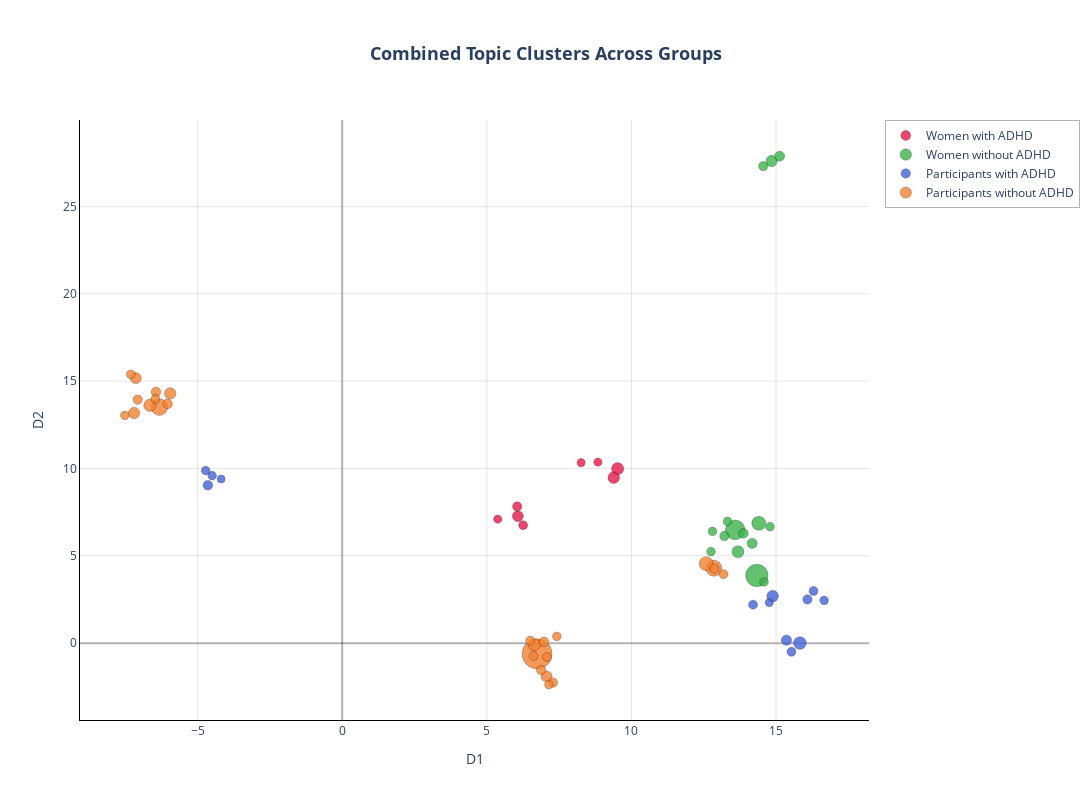

This figure's notebook cell:
### Code cell
# Extract representations using existing UMAP
print("🔄 Extracting topic representations from existing UMAP...")
all_representations = {}

for group_name, model in models.items():
    config = groups_config[group_name]
    print(f"\n🔍 Processing {config['display_name']} ({group_name})...")
    repr_data = extract_topic_representations(model, group_name)
    if repr_data is not None:
        all_representations[group_name] = repr_data
        print(f"  ✅ {config['display_name']}: {len(repr_data['topic_ids'])} topics")
    else:
        print(f"  ❌ Failed to extract representations for {config['display_name']}")

print(f"\n📈 Successfully extracted representations from {len(all_representations)} groups")

# Create visualization
print("🎨 Displaying Combined Topic Clusters with Descriptive Labels:")
fig_combined = create_combined_visualization_from_umap(all_representations, groups_config)
display(fig_combined)

### Figure 1 — Plotly figure (JSON) as saved in the notebook; plotly's stock layout.template omitted (floating-point values rounded to 4 significant figures)
{"data": [{"hovertemplate": "%{text}<extra></extra>", "marker": {"color": "#e6194b", "line": {"color": "rgba(0,0,0,0.3)", "width": 1}, "opacity": 0.8, "size": [12.33, 11.67, 11, 9.333, 9, 8.333, 8.333, 8.333], "sizemode": "diameter", "symbol": "circle"}, "mode": "markers", "name": "Women with ADHD", "showlegend": true, "text": ["<b>Women with ADHD</b><br>Group: Female_ADHD<br>Topic 0<br>Label: Student Life and Identity Struggles<br><b>Documents: 15</b><br>Position: (9.52, 9.98)", "<b>Women with ADHD</b><br>Group: Female_ADHD<br>Topic 1<br>Label: Daily Life and Personal Experiences<br><b>Documents: 13</b><br>Position: (9.39, 9.47)", "<b>Women with ADHD</b><br>Group: Female_ADHD<br>Topic 2<br>Label: Neurodiversity and Social Inclusion<br><b>Documents: 11</b><br>Position: (6.07, 7.27)", "<b>Women with ADHD</b><br>Group: Female_ADHD<br>Topic 3<br>Label: Traumatic Childhood and Family Memories<br><b>Documents: 6</b><br>Position: (6.05, 7.82)", "<b>Women with ADHD</b><br>Group: Female_ADHD<br>Topic 4<br>Label: Mental and Physical Health Interplay<br><b>Documents: 5</b><br>Position: (6.26, 6.75)", "<b>Women with ADHD</b><br>Group: Female_ADHD<br>Topic 5<br>Label: Fantasy Worlds and Creativity<br><b>Documents: 3</b><br>Position: (8.26, 10.33)", "<b>Women with ADHD</b><br>Group: Female_ADHD<br>Topic 6<br>Label: Animal Welfare and Society<br><b>Documents: 3</b><br>Position: (5.38, 7.10)", "<b>Women with ADHD</b><br>Group: Female_ADHD<br>Topic 7<br>Label: Diverse Personal Interests and Learning<br><b>Documents: 3</b><br>Position: (8.84, 10.36)"], "type": "scatter", "x": [9.522, 9.388, 6.073, 6.051, 6.256, 8.26, 5.378, 8.841], "y": [9.983, 9.471, 7.27, 7.821, 6.752, 10.33, 7.098, 10.36]}, {"hovertemplate": "%{text}<extra></extra>", "marker": {"color": "#3cb44b", "line": {"color": "rgba(0,0,0,0.3)", "width": 1}, "opacity": 0.8, "size": [22.33, 19.67, 14, 12, 11.33, 10, 10, 9.667, 9.333, 9.333, 8.667, 8.667, 8.667, 8.667, 8.667], "sizemode": "diameter", "symbol": "circle"}, "mode": "markers", "name": "Women without ADHD", "showlegend": true, "text": ["<b>Women without ADHD</b><br>Group: Female_noADHD<br>Topic 0<br>Label: Daily Life and Emotional Struggles<br><b>Documents: 45</b><br>Position: (14.33, 3.87)", "<b>Women without ADHD</b><br>Group: Female_noADHD<br>Topic 1<br>Label: Personal Reflection and Social Concerns<br><b>Documents: 37</b><br>Position: (13.59, 6.48)", "<b>Women without ADHD</b><br>Group: Female_noADHD<br>Topic 2<br>Label: Personal Childhood Memory Reflections<br><b>Documents: 20</b><br>Position: (14.40, 6.86)", "<b>Women without ADHD</b><br>Group: Female_noADHD<br>Topic 3<br>Label: Impact of Fiction on Identity<br><b>Documents: 14</b><br>Position: (13.68, 5.23)", "<b>Women without ADHD</b><br>Group: Female_noADHD<br>Topic 4<br>Label: Relaxing Personal Leisure Activities<br><b>Documents: 12</b><br>Position: (14.85, 27.60)", "<b>Women without ADHD</b><br>Group: Female_noADHD<br>Topic 5<br>Label: Personal Connection to Music<br><b>Documents: 8</b><br>Position: (14.17, 5.71)", "<b>Women without ADHD</b><br>Group: Female_noADHD<br>Topic 6<br>Label: Experiencing New Cultures and Nature<br><b>Documents: 8</b><br>Position: (15.12, 27.87)", "<b>Women without ADHD</b><br>Group: Female_noADHD<br>Topic 7<br>Label: Reluctance or Inability to Answer<br><b>Documents: 7</b><br>Position: (13.87, 6.28)", "<b>Women without ADHD</b><br>Group: Female_noADHD<br>Topic 8<br>Label: Personal Growth and Self-Discovery<br><b>Documents: 6</b><br>Position: (13.21, 6.13)", "<b>Women without ADHD</b><br>Group: Female_noADHD<br>Topic 9<br>Label: Personal Creative Expression and Design<br><b>Documents: 6</b><br>Position: (14.56, 27.31)", "<b>Women without ADHD</b><br>Group: Female_noADHD<br>Topic 10<br>Label: Language and Human Communication<br><b>Documents: 4</b><br>Position: (12.80, 6.40)", "<b>Women without ADHD</b><br>Group: Female_noADHD<br>Topic 11<br>Label: Theater Memories and Emotions<br><b>Documents: 4</b><br>Position: (13.32, 6.97)", "<b>Women without ADHD</b><br>Group: Female_noADHD<br>Topic 12<br>Label: Philosophy, Politics, and Spirituality<br><b>Documents: 4</b><br>Position: (12.75, 5.24)", "<b>Women without ADHD</b><br>Group: Female_noADHD<br>Topic 13<br>Label: Overcoming Self-Doubt in Education<br><b>Documents: 4</b><br>Position: (14.58, 3.50)", "<b>Women without ADHD</b><br>Group: Female_noADHD<br>Topic 14<br>Label: Friendship, Betrayal, and Emotional Impact<br><b>Documents: 4</b><br>Position: (14.79, 6.67)"], "type": "scatter", "x": [14.33, 13.59, 14.4, 13.68, 14.85, 14.17, 15.12, 13.87, 13.21, 14.56, 12.8, 13.32, 12.75, 14.58, 14.79], "y": [3.874, 6.482, 6.861, 5.229, 27.6, 5.711, 27.87, 6.284, 6.133, 27.31, 6.403, 6.969, 5.243, 3.501, 6.667]}, {"hovertemplate": "%{text}<extra></extra>", "marker": {"color": "#4363d8", "line": {"color": "rgba(0,0,0,0.3)", "width": 1}, "opacity": 0.8, "size": [12.67, 11.67, 10.33, 9.667, 9.333, 9, 9, 9, 8.667, 8.667, 8.667, 8.333, 8], "sizemode": "diameter", "symbol": "circle"}, "mode": "markers", "name": "Participants with ADHD", "showlegend": true, "text": ["<b>Participants with ADHD</b><br>Group: ADHD<br>Topic 0<br>Label: Daily Life and Routines<br><b>Documents: 16</b><br>Position: (15.82, 0.01)", "<b>Participants with ADHD</b><br>Group: ADHD<br>Topic 1<br>Label: Academic Stress and Overwhelm<br><b>Documents: 13</b><br>Position: (14.88, 2.69)", "<b>Participants with ADHD</b><br>Group: ADHD<br>Topic 2<br>Label: Childhood Trauma and Family Guilt<br><b>Documents: 9</b><br>Position: (15.36, 0.17)", "<b>Participants with ADHD</b><br>Group: ADHD<br>Topic 3<br>Label: ADHD Diagnosis and Daily Challenges<br><b>Documents: 7</b><br>Position: (-4.64, 9.04)", "<b>Participants with ADHD</b><br>Group: ADHD<br>Topic 4<br>Label: Human Creativity and Complex Interests<br><b>Documents: 6</b><br>Position: (16.08, 2.50)", "<b>Participants with ADHD</b><br>Group: ADHD<br>Topic 5<br>Label: Broad Curiosity and Human Health<br><b>Documents: 5</b><br>Position: (16.29, 2.99)", "<b>Participants with ADHD</b><br>Group: ADHD<br>Topic 6<br>Label: Thrill, Adrenaline, and Self-Discovery<br><b>Documents: 5</b><br>Position: (15.53, -0.49)", "<b>Participants with ADHD</b><br>Group: ADHD<br>Topic 7<br>Label: Activities for Relaxation and Focus<br><b>Documents: 5</b><br>Position: (14.20, 2.20)", "<b>Participants with ADHD</b><br>Group: ADHD<br>Topic 8<br>Label: Human Psychology and Wellbeing<br><b>Documents: 4</b><br>Position: (-4.72, 9.88)", "<b>Participants with ADHD</b><br>Group: ADHD<br>Topic 9<br>Label: Human-Animal Relationships and Welfare<br><b>Documents: 4</b><br>Position: (16.66, 2.45)", "<b>Participants with ADHD</b><br>Group: ADHD<br>Topic 10<br>Label: Neurodiversity and Social Inclusion<br><b>Documents: 4</b><br>Position: (-4.50, 9.59)", "<b>Participants with ADHD</b><br>Group: ADHD<br>Topic 11<br>Label: Escapism Through Literature and Imagination<br><b>Documents: 3</b><br>Position: (14.76, 2.32)", "<b>Participants with ADHD</b><br>Group: ADHD<br>Topic 12<br>Label: Self-Esteem and Social Anxiety<br><b>Documents: 2</b><br>Position: (-4.19, 9.40)"], "type": "scatter", "x": [15.82, 14.88, 15.36, -4.645, 16.08, 16.29, 15.53, 14.2, -4.719, 16.66, -4.497, 14.76, -4.185], "y": [0.008357, 2.693, 0.1717, 9.04, 2.499, 2.988, -0.4946, 2.202, 9.88, 2.45, 9.589, 2.321, 9.398]}, {"hovertemplate": "%{text}<extra></extra>", "marker": {"color": "#f58231", "line": {"color": "rgba(0,0,0,0.3)", "width": 1}, "opacity": 0.8, "size": [30, 16.67, 16, 14, 12.33, 12.33, 11.33, 11.33, 11, 11, 9.667, 9.667, 9.667, 9.333, 9.333, 9.333, 9.333, 9, 9, 9, 9, 9, 9, 8.667, 8.667, 8.667], "sizemode": "diameter", "symbol": "circle"}, "mode": "markers", "name": "Participants without ADHD", "showlegend": true, "text": ["<b>Participants without ADHD</b><br>Group: noADHD<br>Topic 0<br>Label: Daily Routines and Emotional Challenges<br><b>Documents: 68</b><br>Position: (6.74, -0.61)", "<b>Participants without ADHD</b><br>Group: noADHD<br>Topic 1<br>Label: Sports and Gaming Enthusiasm<br><b>Documents: 28</b><br>Position: (-6.32, 13.51)", "<b>Participants without ADHD</b><br>Group: noADHD<br>Topic 2<br>Label: Personal Relationships and Self-Reflection<br><b>Documents: 26</b><br>Position: (12.85, 4.29)", "<b>Participants without ADHD</b><br>Group: noADHD<br>Topic 3<br>Label: Childhood Memories and Grandparents<br><b>Documents: 20</b><br>Position: (12.58, 4.55)", "<b>Participants without ADHD</b><br>Group: noADHD<br>Topic 4<br>Label: Personal Reflection on Daily Events<br><b>Documents: 15</b><br>Position: (6.64, -0.08)", "<b>Participants without ADHD</b><br>Group: noADHD<br>Topic 5<br>Label: Personal Experience with Music<br><b>Documents: 15</b><br>Position: (-6.65, 13.62)", "<b>Participants without ADHD</b><br>Group: noADHD<br>Topic 6<br>Label: Political and Scientific Perspectives<br><b>Documents: 12</b><br>Position: (-5.94, 14.30)", "<b>Participants without ADHD</b><br>Group: noADHD<br>Topic 7<br>Label: Solitude and Nature for Wellbeing<br><b>Documents: 12</b><br>Position: (-7.19, 13.18)", "<b>Participants without ADHD</b><br>Group: noADHD<br>Topic 8<br>Label: No Answer or Uncertain Responses<br><b>Documents: 11</b><br>Position: (7.07, -1.91)", "<b>Participants without ADHD</b><br>Group: noADHD<br>Topic 9<br>Label: Passion for Reading Fiction<br><b>Documents: 11</b><br>Position: (-7.13, 15.17)", "<b>Participants without ADHD</b><br>Group: noADHD<br>Topic 10<br>Label: Personal Joys and Pleasures<br><b>Documents: 7</b><br>Position: (-6.04, 13.70)", "<b>Participants without ADHD</b><br>Group: noADHD<br>Topic 11<br>Label: Creative Expression in Visual Arts<br><b>Documents: 7</b><br>Position: (-6.44, 14.38)", "<b>Participants without ADHD</b><br>Group: noADHD<br>Topic 12<br>Label: Political Anxiety and Gender Equality<br><b>Documents: 7</b><br>Position: (6.97, 0.08)", "<b>Participants without ADHD</b><br>Group: noADHD<br>Topic 13<br>Label: Immersive Fantasy and Animal Interests<br><b>Documents: 6</b><br>Position: (-7.07, 13.94)", "<b>Participants without ADHD</b><br>Group: noADHD<br>Topic 14<br>Label: Procrastination and Writing Struggles<br><b>Documents: 6</b><br>Position: (6.88, -1.54)", "<b>Participants without ADHD</b><br>Group: noADHD<br>Topic 15<br>Label: Mental Health Diagnosis and Medication<br><b>Documents: 6</b><br>Position: (12.87, 4.27)", "<b>Participants without ADHD</b><br>Group: noADHD<br>Topic 16<br>Label: Becoming a Firefighter Commander<br><b>Documents: 6</b><br>Position: (7.29, -2.26)", "<b>Participants without ADHD</b><br>Group: noADHD<br>Topic 17<br>Label: Emotional Impact of Visual Storytelling<br><b>Documents: 5</b><br>Position: (-7.31, 15.38)", "<b>Participants without ADHD</b><br>Group: noADHD<br>Topic 18<br>Label: Fear of Life Transitions<br><b>Documents: 5</b><br>Position: (7.08, -0.79)", "<b>Participants without ADHD</b><br>Group: noADHD<br>Topic 19<br>Label: Personal Reflections and Relationships<br><b>Documents: 5</b><br>Position: (6.62, -0.74)", "<b>Participants without ADHD</b><br>Group: noADHD<br>Topic 20<br>Label: Manual and Creative Hobbies<br><b>Documents: 5</b><br>Position: (-6.46, 13.98)", "<b>Participants without ADHD</b><br>Group: noADHD<br>Topic 21<br>Label: Discomfort Writing Personal Topics<br><b>Documents: 5</b><br>Position: (6.50, 0.15)", "<b>Participants without ADHD</b><br>Group: noADHD<br>Topic 22<br>Label: Overcoming Self-Doubt in Education<br><b>Documents: 5</b><br>Position: (13.18, 3.95)", "<b>Participants without ADHD</b><br>Group: noADHD<br>Topic 23<br>Label: Days of the Week Calculation<br><b>Documents: 4</b><br>Position: (7.15, -2.37)", "<b>Participants without ADHD</b><br>Group: noADHD<br>Topic 24<br>Label: Theatre Memories and Emotional Impact<br><b>Documents: 4</b><br>Position: (7.42, 0.39)", "<b>Participants without ADHD</b><br>Group: noADHD<br>Topic 25<br>Label: Experiencing Cultures Through Travel<br><b>Documents: 4</b><br>Position: (-7.51, 13.04)"], "type": "scatter", "x": [6.738, -6.319, 12.85, 12.58, 6.643, -6.646, -5.945, -7.194, 7.067, -7.133, -6.036, -6.438, 6.973, -7.07, 6.879, 12.87, 7.285, -7.306, 7.076, 6.615, -6.458, 6.499, 13.18, 7.146, 7.419, -7.513], "y": [-0.6143, 13.51, 4.288, 4.552, -0.0808, 13.62, 14.3, 13.18, -1.907, 15.17, 13.7, 14.38, 0.07571, 13.94, -1.538, 4.268, -2.257, 15.38, -0.7906, -0.7418, 13.98, 0.147, 3.951, -2.371, 0.3854, 13.04]}], "layout": {"height": 800, "legend": {"bgcolor": "rgba(255,255,255,0.9)", "bordercolor": "rgba(0,0,0,0.3)", "borderwidth": 1, "font": {"size": 12}, "orientation": "v", "x": 1.02, "xanchor": "left", "y": 1, "yanchor": "top"}, "margin": {"b": 80, "l": 80, "r": 200, "t": 120}, "paper_bgcolor": "white", "plot_bgcolor": "white", "title": {"font": {"size": 18}, "text": "<b>Combined Topic Clusters Across Groups</b><br>", "x": 0.5, "xanchor": "center"}, "width": 1400, "xaxis": {"gridcolor": "rgba(0,0,0,0.1)", "linecolor": "black", "linewidth": 1, "showgrid": true, "showline": true, "title": {"text": "D1"}, "zeroline": true, "zerolinecolor": "rgba(0,0,0,0.3)"}, "yaxis": {"gridcolor": "rgba(0,0,0,0.1)", "linecolor": "black", "linewidth": 1, "showgrid": true, "showline": true, "title": {"text": "D2"}, "zeroline": true, "zerolinecolor": "rgba(0,0,0,0.3)"}}}
